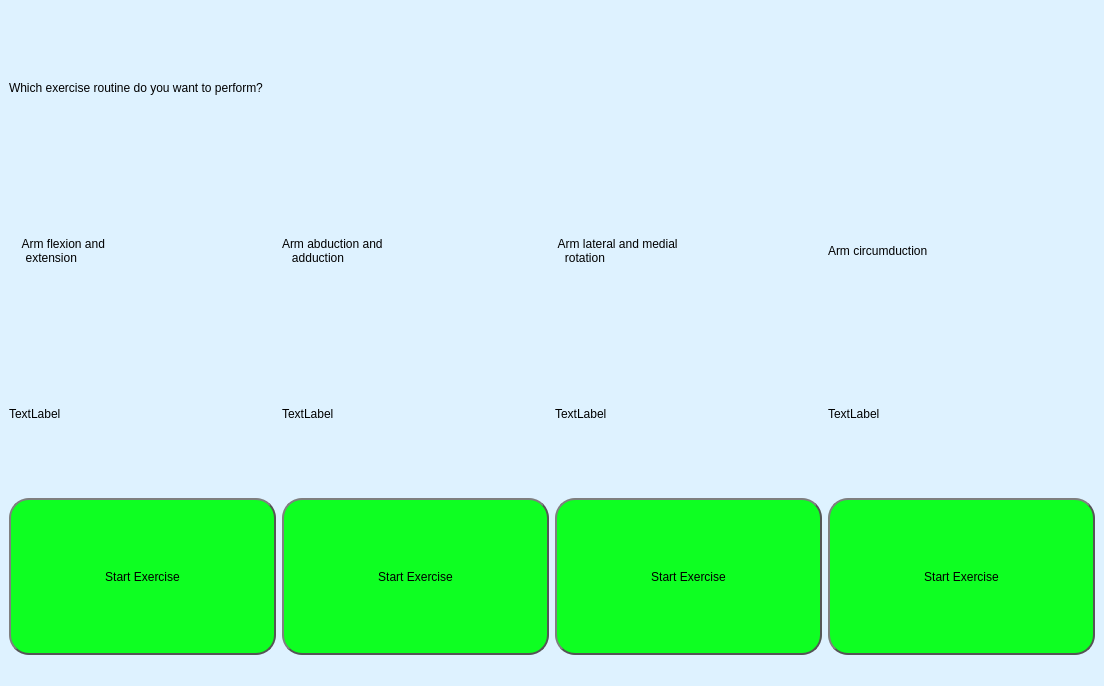
<?xml version="1.0" encoding="UTF-8"?>
<ui version="4.0">
 <class>MainWindow</class>
 <widget class="QMainWindow" name="MainWindow">
  <property name="geometry">
   <rect>
    <x>0</x>
    <y>0</y>
    <width>1104</width>
    <height>686</height>
   </rect>
  </property>
  <property name="windowTitle">
   <string>MainWindow</string>
  </property>
  <property name="styleSheet">
   <string notr="true">background-color: rgb(222, 242, 255);</string>
  </property>
  <widget class="QWidget" name="centralwidget">
   <layout class="QVBoxLayout" name="verticalLayout">
    <item>
     <widget class="QLabel" name="excercise_ques">
      <property name="sizePolicy">
       <sizepolicy hsizetype="Ignored" vsizetype="Ignored">
        <horstretch>0</horstretch>
        <verstretch>0</verstretch>
       </sizepolicy>
      </property>
      <property name="styleSheet">
       <string notr="true">font: 75 24pt &quot;MS Shell Dlg 2&quot;;</string>
      </property>
      <property name="text">
       <string>Which exercise routine do you want to perform?</string>
      </property>
     </widget>
    </item>
    <item>
     <layout class="QHBoxLayout" name="horizontalLayout_2">
      <item>
       <widget class="QLabel" name="exercise_1">
        <property name="sizePolicy">
         <sizepolicy hsizetype="Ignored" vsizetype="Ignored">
          <horstretch>0</horstretch>
          <verstretch>0</verstretch>
         </sizepolicy>
        </property>
        <property name="styleSheet">
         <string notr="true">font: 18pt &quot;MS Shell Dlg 2&quot;;</string>
        </property>
        <property name="text">
         <string>    Arm flexion and 
     extension</string>
        </property>
       </widget>
      </item>
      <item>
       <widget class="QLabel" name="exercise_2">
        <property name="sizePolicy">
         <sizepolicy hsizetype="Ignored" vsizetype="Ignored">
          <horstretch>0</horstretch>
          <verstretch>0</verstretch>
         </sizepolicy>
        </property>
        <property name="styleSheet">
         <string notr="true">font: 18pt &quot;MS Shell Dlg 2&quot;;</string>
        </property>
        <property name="text">
         <string>Arm abduction and
   adduction</string>
        </property>
       </widget>
      </item>
      <item>
       <widget class="QLabel" name="exercise_3">
        <property name="sizePolicy">
         <sizepolicy hsizetype="Ignored" vsizetype="Ignored">
          <horstretch>0</horstretch>
          <verstretch>0</verstretch>
         </sizepolicy>
        </property>
        <property name="styleSheet">
         <string notr="true">font: 18pt &quot;MS Shell Dlg 2&quot;;
</string>
        </property>
        <property name="text">
         <string> Arm lateral and medial
   rotation</string>
        </property>
       </widget>
      </item>
      <item>
       <widget class="QLabel" name="label">
        <property name="sizePolicy">
         <sizepolicy hsizetype="Ignored" vsizetype="Ignored">
          <horstretch>0</horstretch>
          <verstretch>0</verstretch>
         </sizepolicy>
        </property>
        <property name="styleSheet">
         <string notr="true">font: 18pt &quot;MS Shell Dlg 2&quot;;</string>
        </property>
        <property name="text">
         <string>Arm circumduction</string>
        </property>
       </widget>
      </item>
     </layout>
    </item>
    <item>
     <layout class="QHBoxLayout" name="horizontalLayout_3">
      <item>
       <widget class="QLabel" name="exercise_1_gif">
        <property name="sizePolicy">
         <sizepolicy hsizetype="Ignored" vsizetype="Ignored">
          <horstretch>0</horstretch>
          <verstretch>0</verstretch>
         </sizepolicy>
        </property>
        <property name="text">
         <string>TextLabel</string>
        </property>
       </widget>
      </item>
      <item>
       <widget class="QLabel" name="exercise_2_gif">
        <property name="sizePolicy">
         <sizepolicy hsizetype="Ignored" vsizetype="Ignored">
          <horstretch>0</horstretch>
          <verstretch>0</verstretch>
         </sizepolicy>
        </property>
        <property name="text">
         <string>TextLabel</string>
        </property>
       </widget>
      </item>
      <item>
       <widget class="QLabel" name="exercise_3_gif">
        <property name="sizePolicy">
         <sizepolicy hsizetype="Ignored" vsizetype="Ignored">
          <horstretch>0</horstretch>
          <verstretch>0</verstretch>
         </sizepolicy>
        </property>
        <property name="text">
         <string>TextLabel</string>
        </property>
       </widget>
      </item>
      <item>
       <widget class="QLabel" name="exercise_4_gif">
        <property name="sizePolicy">
         <sizepolicy hsizetype="Ignored" vsizetype="Ignored">
          <horstretch>0</horstretch>
          <verstretch>0</verstretch>
         </sizepolicy>
        </property>
        <property name="text">
         <string>TextLabel</string>
        </property>
       </widget>
      </item>
     </layout>
    </item>
    <item>
     <layout class="QHBoxLayout" name="horizontalLayout_4">
      <item>
       <widget class="QPushButton" name="exercise_1_button">
        <property name="sizePolicy">
         <sizepolicy hsizetype="Ignored" vsizetype="Ignored">
          <horstretch>0</horstretch>
          <verstretch>0</verstretch>
         </sizepolicy>
        </property>
        <property name="styleSheet">
         <string notr="true">
QPushButton {
	font: 18pt &quot;MS Shell Dlg 2&quot;;
    border: 2px solid #555;
    border-radius: 20px;
    border-style: outset;
    background-color: rgb(14, 255, 34);
    padding: 15px;
    }

QPushButton:hover {
    background-color: rgb(7, 255, 119);
    }

QPushButton:pressed {
    border-style: inset;
    background: qradialgradient(
        cx: 0.4, cy: -0.1, fx: 0.4, fy: -0.1,
        radius: 1.35, stop: 0 #fff, stop: 1 #ddd
        );
    }</string>
        </property>
        <property name="text">
         <string>Start Exercise</string>
        </property>
       </widget>
      </item>
      <item>
       <widget class="QPushButton" name="exercise_2_button">
        <property name="sizePolicy">
         <sizepolicy hsizetype="Ignored" vsizetype="Ignored">
          <horstretch>0</horstretch>
          <verstretch>0</verstretch>
         </sizepolicy>
        </property>
        <property name="styleSheet">
         <string notr="true">
QPushButton {
	font: 18pt &quot;MS Shell Dlg 2&quot;;
    border: 2px solid #555;
    border-radius: 20px;
    border-style: outset;
    background-color: rgb(14, 255, 34);
    padding: 15px;
    }

QPushButton:hover {
    background-color: rgb(7, 255, 119);
    }

QPushButton:pressed {
    border-style: inset;
    background: qradialgradient(
        cx: 0.4, cy: -0.1, fx: 0.4, fy: -0.1,
        radius: 1.35, stop: 0 #fff, stop: 1 #ddd
        );
    }</string>
        </property>
        <property name="text">
         <string>Start Exercise</string>
        </property>
       </widget>
      </item>
      <item>
       <widget class="QPushButton" name="exercise_3_button">
        <property name="sizePolicy">
         <sizepolicy hsizetype="Ignored" vsizetype="Ignored">
          <horstretch>0</horstretch>
          <verstretch>0</verstretch>
         </sizepolicy>
        </property>
        <property name="styleSheet">
         <string notr="true">
QPushButton {
	font: 18pt &quot;MS Shell Dlg 2&quot;;
    border: 2px solid #555;
    border-radius: 20px;
    border-style: outset;
    background-color: rgb(14, 255, 34);
    padding: 15px;
    }

QPushButton:hover {
    background-color: rgb(7, 255, 119);
    }

QPushButton:pressed {
    border-style: inset;
    background: qradialgradient(
        cx: 0.4, cy: -0.1, fx: 0.4, fy: -0.1,
        radius: 1.35, stop: 0 #fff, stop: 1 #ddd
        );
    }</string>
        </property>
        <property name="text">
         <string>Start Exercise</string>
        </property>
       </widget>
      </item>
      <item>
       <widget class="QPushButton" name="exercise_4_button">
        <property name="sizePolicy">
         <sizepolicy hsizetype="Ignored" vsizetype="Ignored">
          <horstretch>0</horstretch>
          <verstretch>0</verstretch>
         </sizepolicy>
        </property>
        <property name="styleSheet">
         <string notr="true">
QPushButton {
	font: 18pt &quot;MS Shell Dlg 2&quot;;
    border: 2px solid #555;
    border-radius: 20px;
    border-style: outset;
    background-color: rgb(14, 255, 34);
    padding: 15px;
    }

QPushButton:hover {
    background-color: rgb(7, 255, 119);
    }

QPushButton:pressed {
    border-style: inset;
    background: qradialgradient(
        cx: 0.4, cy: -0.1, fx: 0.4, fy: -0.1,
        radius: 1.35, stop: 0 #fff, stop: 1 #ddd
        );
    }</string>
        </property>
        <property name="text">
         <string>Start Exercise</string>
        </property>
       </widget>
      </item>
     </layout>
    </item>
   </layout>
  </widget>
  <widget class="QMenuBar" name="menubar">
   <property name="geometry">
    <rect>
     <x>0</x>
     <y>0</y>
     <width>1104</width>
     <height>26</height>
    </rect>
   </property>
  </widget>
  <widget class="QStatusBar" name="statusbar"/>
 </widget>
 <resources/>
 <connections/>
</ui>
